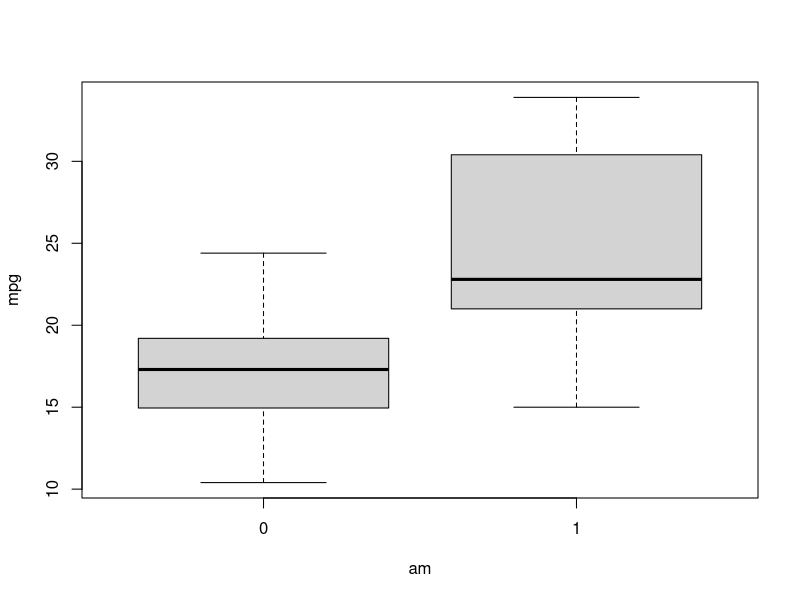
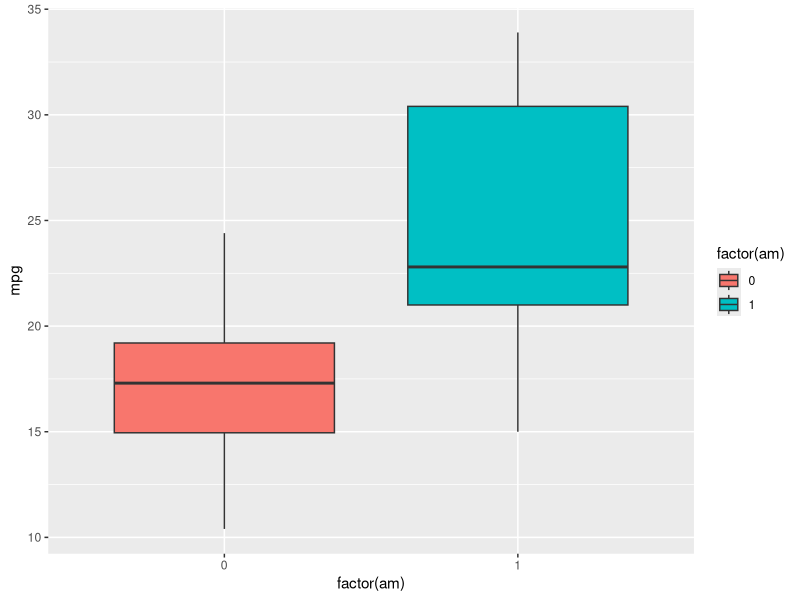

These figures' R source, in order: (Note: this script raises an error after producing the figures.)
library(ggplot2)
data(mtcars)
#plot(mtcars)
boxplot(mpg~am, data=mtcars)
ggplot(mtcars, aes(factor(am), mpg)) + geom_boxplot(aes(fill = factor(am)))
#m <- lm(mpg~am, data=mtcars)
#summary(m)
mwo <- lm(mpg~.-am, data=mtcars)
summary(m)
mw <- lm(mpg~., data=mtcars)
summary(m)
library(lmtest)
lrtest(mwo, mw)
step(mw)
summary(mw)
anova(mw)
#qplot(wt, mpg, data = mtcars, colour = am)
ggplot(mtcars, aes(wt, mpg)) + geom_point(aes(colour = factor(am), size = 4))
p <- ggplot(mtcars, aes(wt, mpg, colour = factor(am))) + geom_point() + stat_smooth(method='lm')
p + facet_grid(. ~ am)
p <- ggplot(mtcars, aes(qsec, mpg, colour = factor(am))) + geom_point() + stat_smooth(method='lm')
p + facet_grid(. ~ am)
p <- ggplot(mtcars, aes(x=mpg)) + geom_histogram(bindwidth=6)
p + facet_grid(. ~ am)
p <- ggplot(mtcars, aes(x=mpg)) + geom_density(aes(fill = factor(am)))
p + facet_grid(. ~ am)
#influence(m)
